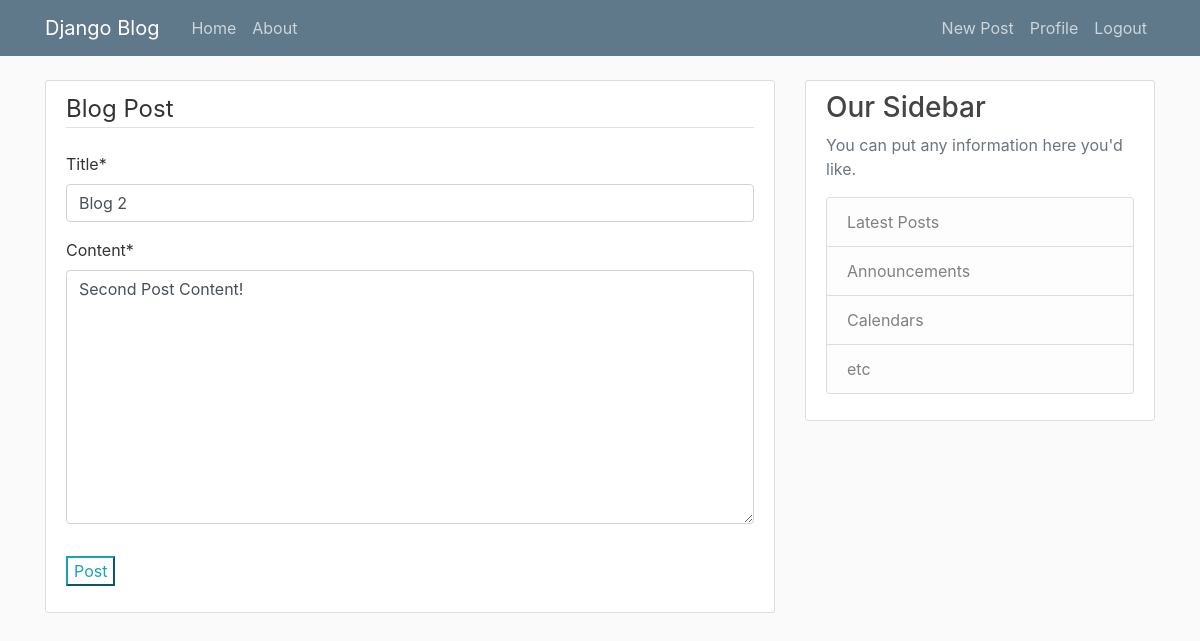
The app's page /post/2/update/ (signed in), older data.
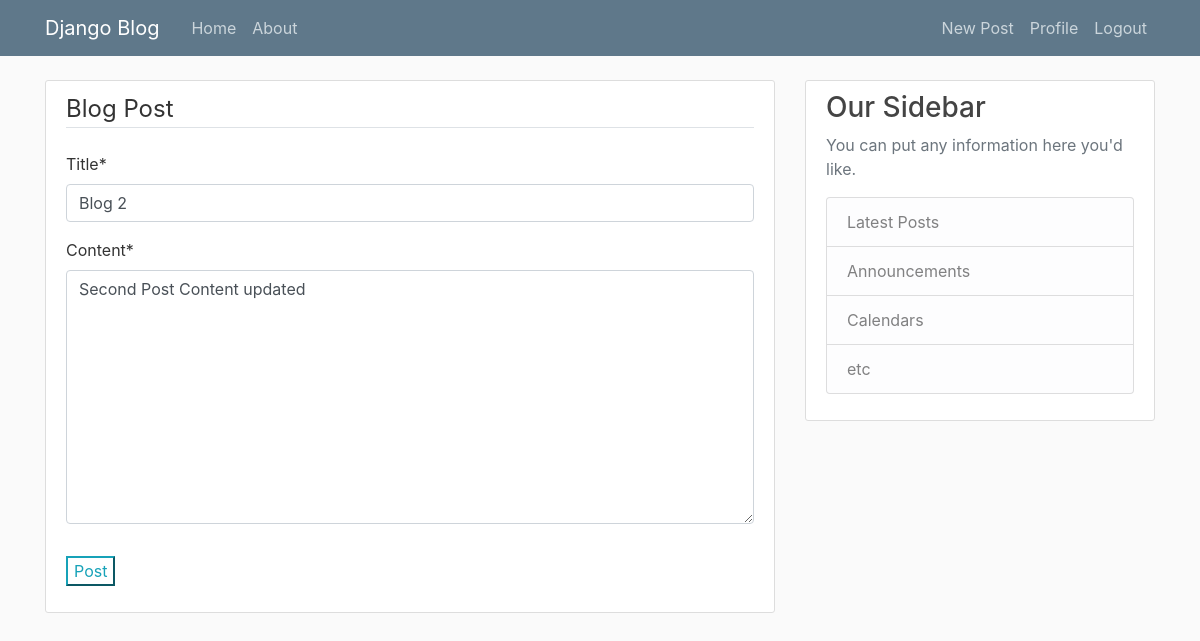
The same page, newer data.
### blog/models.py (models this page shows, shortened)
class Post(models.Model):
    title = models.CharField(max_length = 100)
    content = models.TextField()
    date_posted = models.DateTimeField(default = timezone.now)
    author = models.ForeignKey(User,on_delete = models.CASCADE)

### blog/views.py (the view, shortened to what this page needs)
# urls.py: path('post/<int:pk>/update/', PostUpdateView.as_view(),name = 'post-update'),
class PostUpdateView(LoginRequiredMixin,UpdateView,UserPassesTestMixin):
    model = Post
    fields = ['title','content']

### blog/templates/blog/post_form.html (shortened to what this page needs)
{% extends "blog/base.html" %}
{% load crispy_forms_tags %}
{% block content %}
    <div class = "content-section">
        <form method = "POST">
            <fieldset class = "form-group">
                <legend class = "border-bottom mb-4">Blog Post</legend>
                {{ form|crispy }}
            </fieldset>
            <div class = "form-group">
                <button class = "btn-outline-info" type = "submit">Post</button>
            </div>
        </form>
    </div>
{% endblock content %}

Row changes from the older to the newer data that the page shows:
changed Post "Blog 2": content "Second Post Content!" → "Second Post Content updated"
